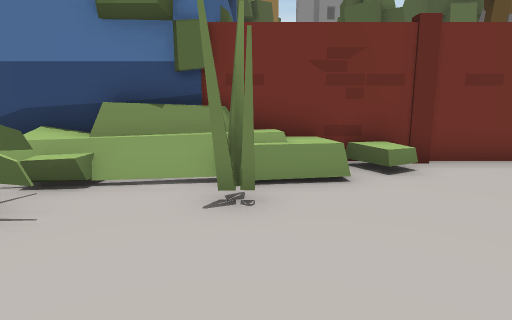
[1] (above)

16 first-person views from a walk through a scene from a Unity 3-D project. The camera is 1.3 m above the floor, tilts 10° down and sees 75° across. The floor is counted in squares, 1 m on a side. Each view is taken from the middle of a square. On the plan, view 1 faces up. The plan holds only what a view shows up to about 14 squares ahead; the rest is blank. The place goes on beyond the plan. The player is left out.

[2]
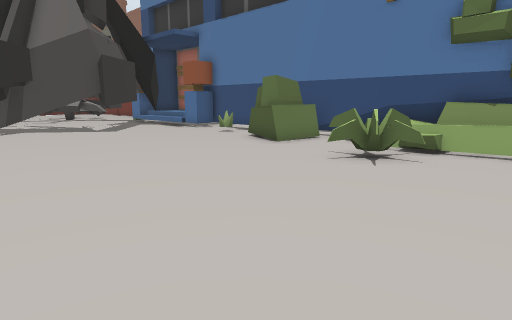

[3]
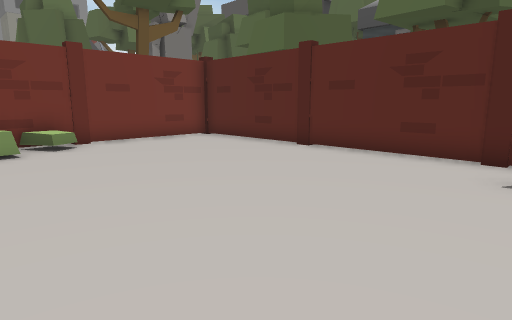

[4]
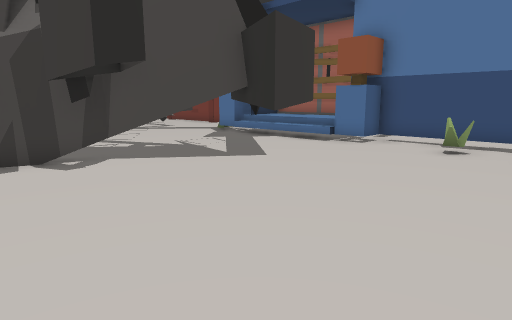

[5]
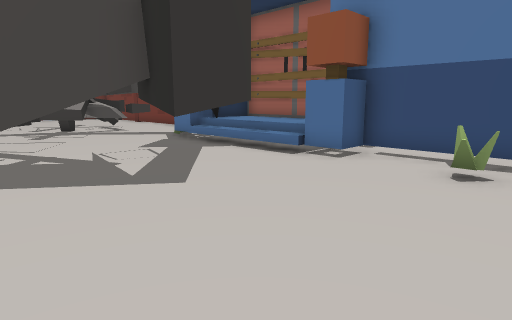

[6]
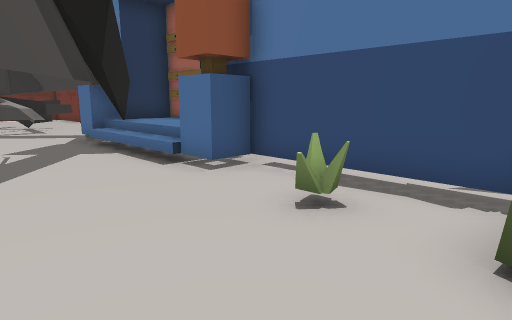

[7]
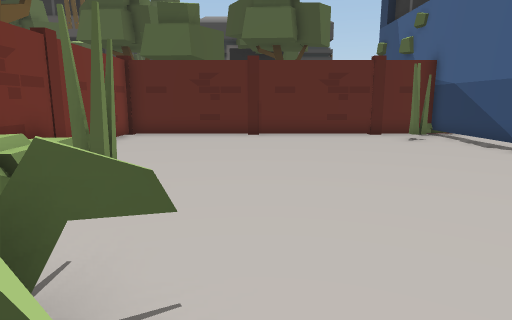

[8]
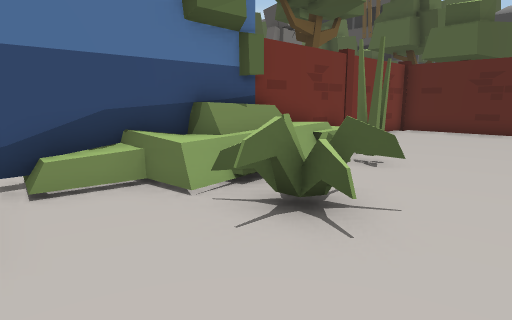

[9]
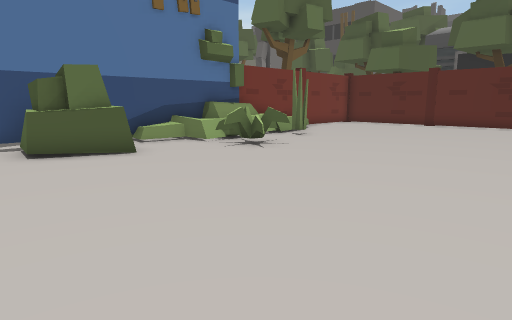

[10]
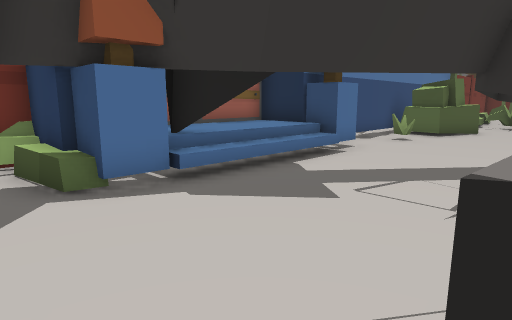

[11]
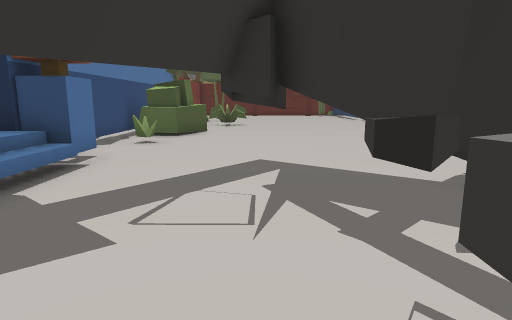

[12]
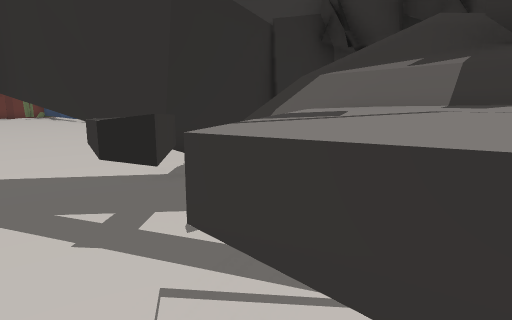

[13]
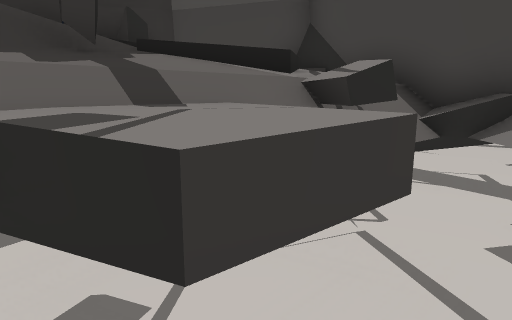

[14]
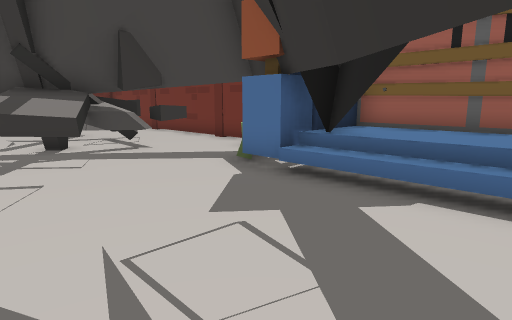

[15]
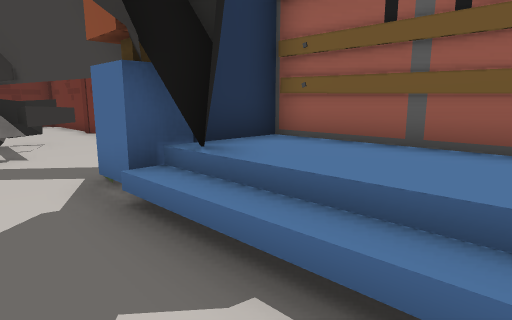

[16]
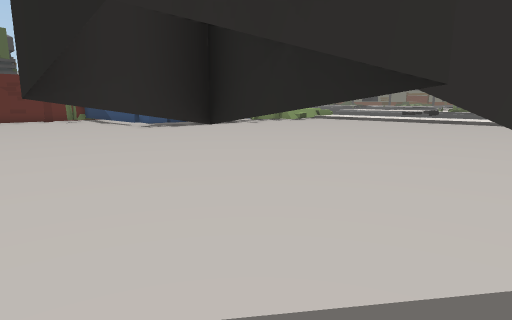

### Floor plan
Key: @ floor where view 1 was taken; # wall or solid block; . main floor; : floor 0.25 m higher than the main floor; + floor 0.75 m higher than the main floor; / step, stairs or slope; = window, fence, low wall or low ledge; ^ raised ledge; T tree; H thing the floor can be seen under or through; O other object.
Columns run from 26 left of view 1 to 16 right of it. Each row starts with its distance up from view 1.
 13                                   TT
 12                                   TT
 11
 10
  9       ######
  8      ##++++#
  7   #####++++####### ################
  6 #^^#.###=//##.==.###.:O==#==#.....#
  5 ^^=............=.###..#=.=#.......#
  4 ^##..................==#..........#
  3 ###=..................=#..........#
  2 ##=........HH.....................#
  1 #...=H.HH..HH.....................#      TT
  0 ####HHHH .H...............@.......#      TT
 -1   ####HH.HH.......................#
 -2      ###.HH.......................#
 -3        ###........................#
 -4            .............. . ....###

Positions as (right, up) in squares from view 1, and headings:
1: (0, 0), facing up
2: (0, -4), facing up-left
3: (0, -4), facing up-right
4: (-9, -4), facing up-left
5: (-10, -1), facing up-left
6: (-9, 2), facing up-left
7: (-5, 2), facing right
8: (-7, 1), facing up-right
9: (-11, -4), facing up-right
10: (-23, 1), facing up-right
11: (-22, 2), facing right
12: (-22, 2), facing down-right
13: (-20, 2), facing down-left
14: (-16, 1), facing up-left
15: (-16, 4), facing up-left
16: (-16, 3), facing down-right
